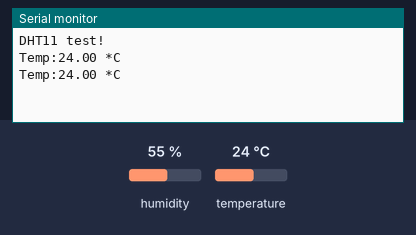
A sketch run on a simulated Arduino Uno, built with avr-gcc and run on an emulated ATmega328P. On the bench: the last lines printed to the serial monitor. The inputs (shaded band) are chosen by the test bench; at power-on: temperature 24 °C, humidity 55 %.

Above: at 4.8 s.
4.9 s: temperature set to 12 °C
At 6.7 s:
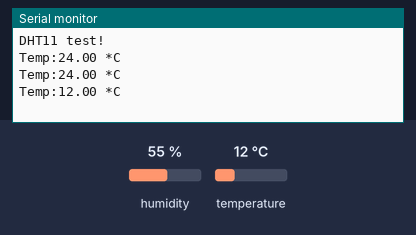
7.9 s: temperature set to 19 °C
At 9.1 s:
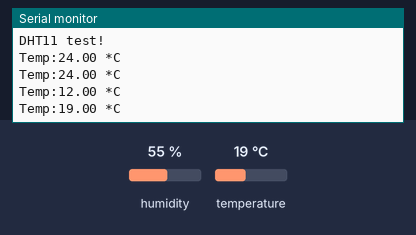
Timing chart, 0 to 10.9 s (numbered marks = the images above; inputs shaded):
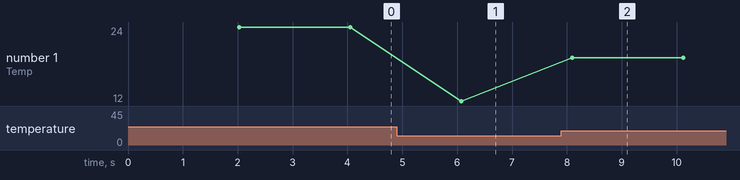

Measured:
- after the input at 4.9 s, the serial monitor: prints a new line after 1.2 s (image 1)
- after the input at 7.9 s, the serial monitor: prints a new line after 0.20 s (image 2)
- plotted number 1: 24 → 12 after the input at 4.9 s, 12 → 19 after the input at 7.9 s

The sketch:

testDHT11.ino
```cpp
#include "DHT.h"

#define DHTPIN 10
#define DHTTYPE DHT11

DHT dht(DHTPIN, DHTTYPE);

void setup() {
  Serial.begin(9600);
  Serial.println("DHT11 test!");
  dht.begin();
}

void loop() {
  delay(2000);
  float h = dht.readHumidity();
  float t = dht.readTemperature();

  if (isnan(h) || isnan(t)) {
    Serial.println("Failed to read DHT11!");
    return;
  }

  Serial.print("Temp:");
  Serial.print(t);
  Serial.println(" *C ");
}
```
